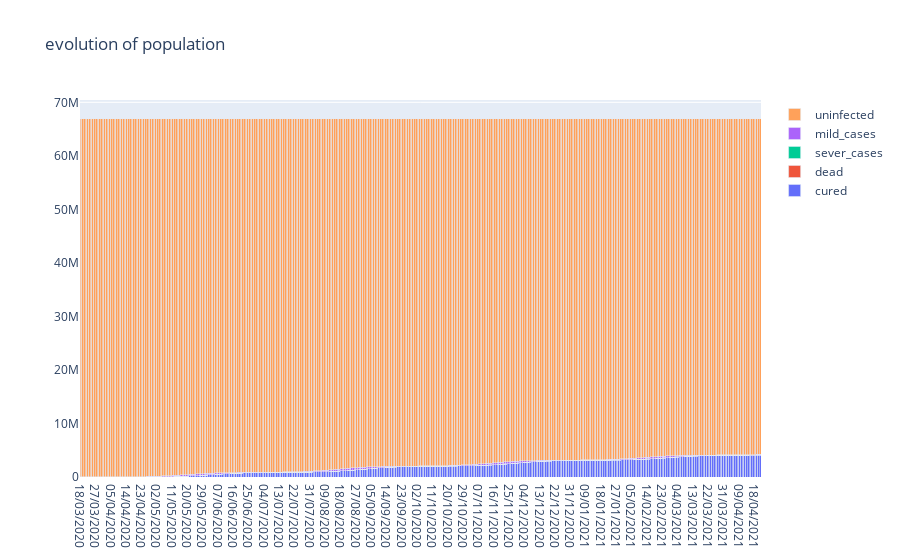
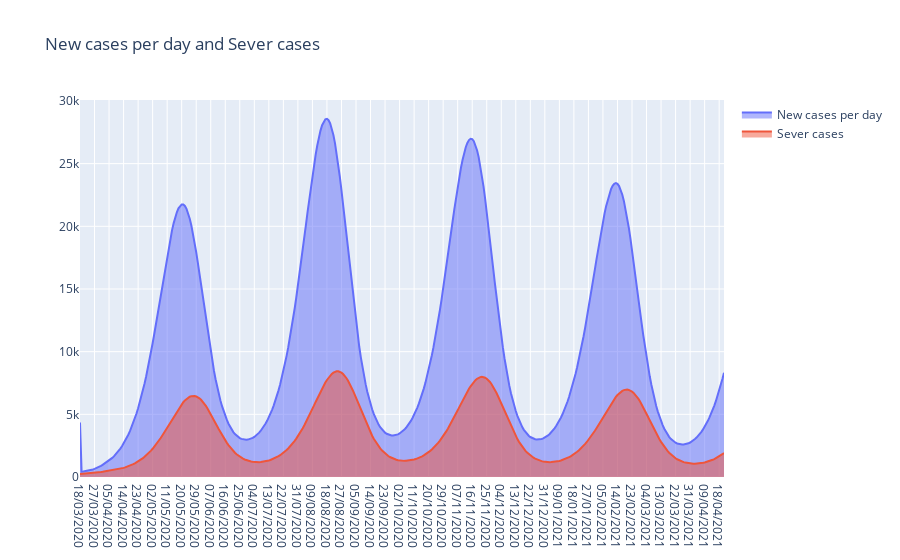

The notebook cell saved with these charts, in order:
### Markdown cell above
The following senario is for lockdown oscillating between total to semi open ( doubling time of 9 days, which is higher than South Korea but below all european country.
The growth rate oscillate between doubling every 10 days to no growth at all. It's between South Korea and Iran. What is tricky is that changing this max growth rate change quite a bit the outcome.

### Code cell
plot(66900000, 10, 12000, number_of_days_to_simulate=400, with_annealing=(1 + np.cos(np.linspace(-np.pi, np.pi, 90))/2 ))

### Figure 1 — Plotly figure (JSON) as saved in the notebook; plotly's stock layout.template omitted (floating-point values rounded to 4 significant figures; data arrays with more than 128 entries replaced by an {"elided": "..."} marker saying what was removed)
{"data": [{"name": "cured", "type": "bar", "x": {"elided": "400 str values"}, "y": {"elided": "400 float values"}}, {"name": "dead", "type": "bar", "x": {"elided": "400 str values"}, "y": {"elided": "400 float values"}}, {"name": "sever_cases", "type": "bar", "x": {"elided": "400 str values"}, "y": {"elided": "400 float values"}}, {"name": "mild_cases", "type": "bar", "x": {"elided": "400 str values"}, "y": {"elided": "400 float values"}}, {"name": "uninfected", "type": "bar", "x": {"elided": "400 str values"}, "y": {"elided": "400 float values"}}], "layout": {"bargap": 0, "bargroupgap": 0, "barmode": "stack", "title": {"text": "evolution of population"}}}

### Figure 2 — Plotly figure (JSON) as saved in the notebook; plotly's stock layout.template omitted (floating-point values rounded to 4 significant figures; data arrays with more than 128 entries replaced by an {"elided": "..."} marker saying what was removed)
{"data": [{"fill": "tozeroy", "name": "New cases per day", "type": "scatter", "x": {"elided": "400 str values"}, "y": {"elided": "400 float values"}}, {"fill": "tozeroy", "name": "Sever cases", "type": "scatter", "x": {"elided": "400 str values"}, "y": {"elided": "400 float values"}}], "layout": {"title": {"text": "New cases per day and Sever cases"}}}
